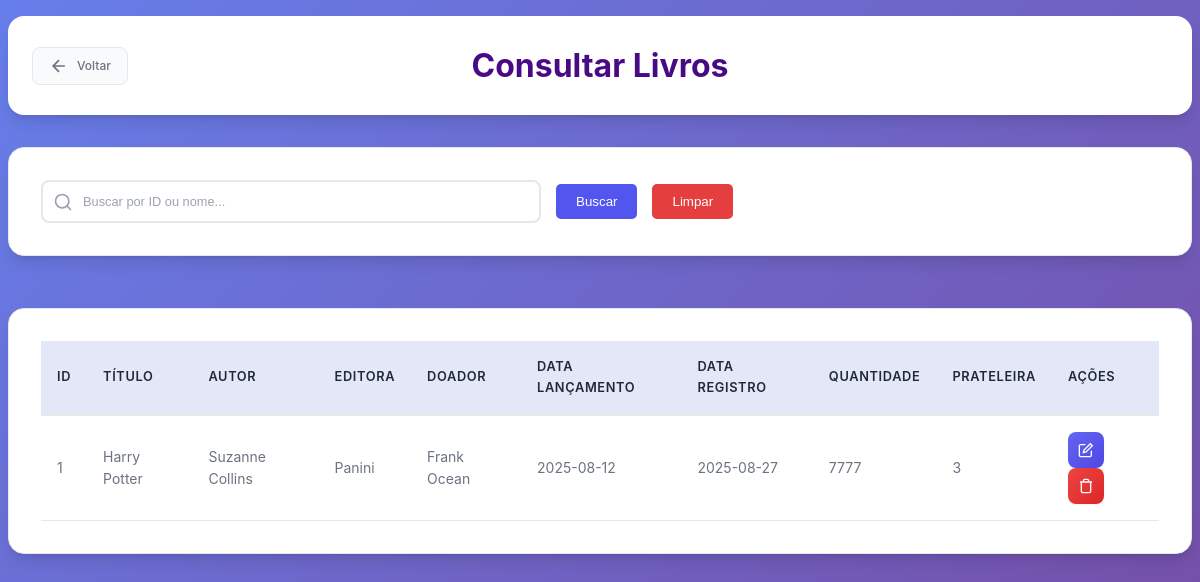
The page /subtelas/consultar_livro.php (signed in) on the database as committed earlier.
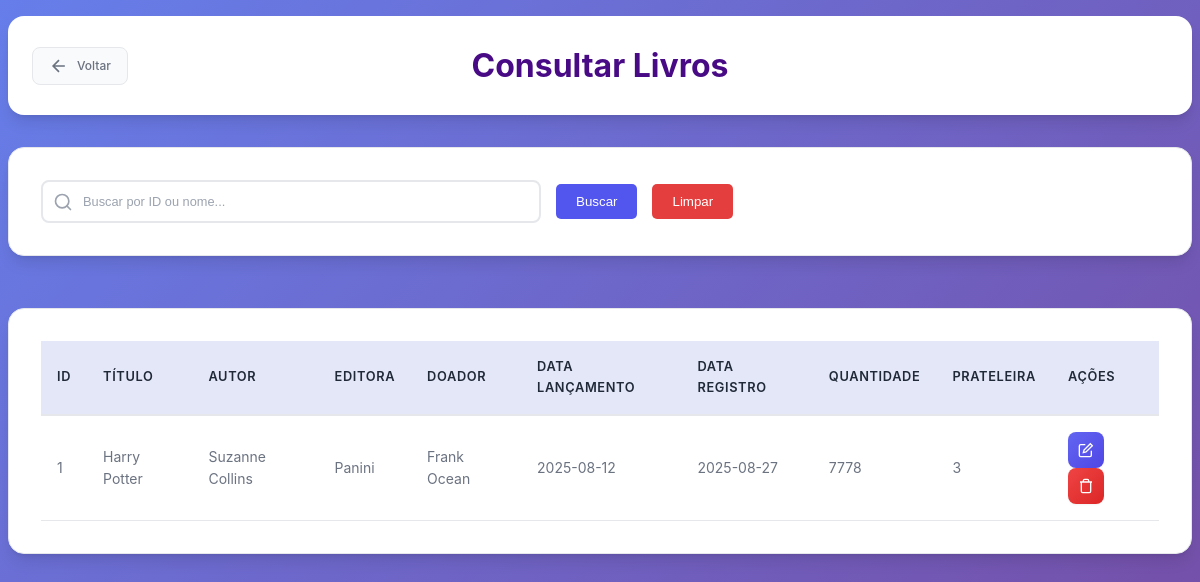
The same page on the database as committed later.
### tables this page shows
CREATE TABLE `livro` (
  `Cod_Livro` int(11) NOT NULL,
  `Cod_Autor` int(11) DEFAULT NULL,
  `Cod_Editora` int(11) DEFAULT NULL,
  `Cod_Doador` int(11) DEFAULT NULL,
  `Cod_Genero` int(11) DEFAULT NULL,
  `Titulo` varchar(50) NOT NULL,
  `Data_Lancamento` varchar(12) DEFAULT NULL,
  `Data_Registro` varchar(12) DEFAULT NULL,
  `Quantidade` int(11) NOT NULL,
  `Num_Prateleira` char(2) DEFAULT NULL,
  `Foto` longblob NOT NULL
);

CREATE TABLE `autor` (
  `Cod_Autor` int(11) NOT NULL,
  `Nome_Autor` varchar(255) DEFAULT NULL,
  `Telefone` varchar(255) DEFAULT NULL,
  `Email` varchar(255) NOT NULL
);

CREATE TABLE `editora` (
  `Cod_Editora` int(11) NOT NULL,
  `Nome_Editora` varchar(255) DEFAULT NULL,
  `Telefone` varchar(255) DEFAULT NULL,
  `Email` varchar(255) NOT NULL
);

CREATE TABLE `doador` (
  `Cod_Doador` int(11) NOT NULL,
  `Nome_Doador` varchar(255) DEFAULT NULL,
  `Telefone` varchar(255) DEFAULT NULL,
  `Email` varchar(255) NOT NULL
);

### subtelas/consultar_livro.php (the view, shortened to what this page needs)
<?php
require_once '../conexao.php';
    switch ($_SESSION['perfil']) {
        case 1:
            $linkVoltar = "../gerente.php";
            break;
    }
$sql = "SELECT
          l.Cod_Livro AS id_livro,
          l.Titulo AS titulo,
          a.Nome_Autor AS autor,
          e.Nome_Editora AS editora,
          d.Nome_Doador AS doador,
          l.Data_Lancamento AS data_lancamento,
          l.Data_Registro AS data_registro,
          l.Quantidade AS quantidade,
          l.Num_Prateleira AS prateleira
        FROM livro l
        LEFT JOIN autor a ON l.Cod_Autor = a.Cod_Autor
        LEFT JOIN editora e ON l.Cod_Editora = e.Cod_Editora
        LEFT JOIN doador d ON l.Cod_Doador = d.Cod_Doador
        ORDER BY l.Titulo ASC";
try {
  $stmt = $pdo->prepare($sql);
  $stmt->execute();
  $livros = $stmt->fetchAll(PDO::FETCH_ASSOC);
} catch (PDOException $e) {
  die("Erro na consulta: " . $e->getMessage());
}
?>
<!DOCTYPE html>
<html lang="pt-br">
<head>
  <link rel="stylesheet" type="text/css" href="subtelas_css/consultas.css" />
  <link rel="stylesheet" type="text/css" href="subtelas_css/sidebar.css">
</head>
<body>
    <div class="page-wrapper">
      <header>
        <a href="<?= $linkVoltar ?>" class="btn-voltar">
                    <svg width="20" height="20" viewBox="0 0 24 24" fill="none" stroke="currentColor" stroke-width="2">
                        <path d="M19 12H5M12 19l-7-7 7-7"/>
                    </svg>
                    Voltar
                </a>
      <h1>Consultar Livros</h1>
  </header>
  <div class="filtro-container">
      <form action="consultar_livro.php" method="POST" id="search-container">
        <div class="input-wrapper">
          <input type="text" id="search-input" name="busca" placeholder="Buscar por ID ou nome..." value="<?= htmlspecialchars(isset($_POST['busca']) ? $_POST['busca'] : '') ?>" onkeyup="filtrarTabela()">
        </div>
        <button type="submit" class="btn-filtrar">Buscar</button>
        <button type="button" class="btn-limpar" onclick="limparFiltros()">Limpar</button>
      </form>
        </div>
  <nav>
    <table id="funcionarios-table">
        <tr>
          <th>ID</th>
          <th>TÍTULO</th>
          <th>AUTOR</th>
          <th>EDITORA</th>
          <th>DOADOR</th>
          <th>DATA LANÇAMENTO</th>
          <th>DATA REGISTRO</th>
          <th>QUANTIDADE</th>
          <th>PRATELEIRA</th>
          <th>AÇÕES</th>
        </tr>
        <?php if (count($livros) > 0): ?>
          <?php foreach ($livros as $livro): ?>
            <tr>
              <td><?= htmlspecialchars($livro['id_livro']) ?></td>
              <td class="titulo-clicavel" data-livro-id="<?= $livro['id_livro'] ?>"><?= htmlspecialchars($livro['titulo']) ?></td>
              <td><?= htmlspecialchars($livro['autor'] ?? 'Não informado') ?></td>
              <td><?= htmlspecialchars($livro['editora'] ?? 'Não informado') ?></td>
              <td><?= htmlspecialchars($livro['doador'] ?? 'Não informado') ?></td>
              <td><?= htmlspecialchars($livro['data_lancamento'] ?? '') ?></td>
              <td><?= htmlspecialchars($livro['data_registro'] ?? '') ?></td>
              <td><?= htmlspecialchars($livro['quantidade'] ?? '0') ?></td>
              <td><?= htmlspecialchars($livro['prateleira'] ?? '') ?></td>
              <td>
                    <a href="alterar_livro.php?id=<?= $livro['id_livro'] ?>" class="btn-action btn-edit" title="Alterar">
                      <svg width="16" height="16" viewBox="0 0 24 24" fill="none" stroke="currentColor" stroke-width="2">
                        <path d="M11 4H4a2 2 0 0 0-2 2v14a2 2 0 0 0 2 2h14a2 2 0 0 0 2-2v-7"/>
                        <path d="m18.5 2.5 3 3L12 15l-4 1 1-4 9.5-9.5z"/>
                      </svg>
                    </a>
                    <a href="excluir_livro.php?id=<?= $livro['id_livro'] ?>" class="btn-action btn-delete" title="Excluir">
                      <svg width="16" height="16" viewBox="0 0 24 24" fill="none" stroke="currentColor" stroke-width="2">
                        <path d="M3 6h18"/>
                        <path d="M19 6v14c0 1-1 2-2 2H7c-1 0-2-1-2-2V6"/>
                        <path d="M8 6V4c0-1 1-2 2-2h4c1 0 2 1 2 2v2"/>
                      </svg>
                    </a>
                  </td>
            </tr>
          <?php endforeach; ?>
        <?php else: ?>
            <tr><td colspan="10">Nenhum livro encontrado</td></tr>
        <?php endif; ?>
    </table>
  </nav>
    </div>
</body>
</html>

Rows that differ between the two databases and show on the page:
changed livro "Harry Potter": Quantidade "7777" → "7778"
